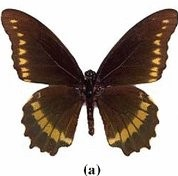
#> input picture images/img1.png, 178 x 176 px
$ python imgSimilarity.py
#> lines starting #> are read from the running program, lines starting #| are printed output that depends on the picture; long printed decimals are rounded
from skimage.metrics import structural_similarity
import cv2

def orb_sim(img1, img2):

    orb = cv2.ORB_create()

    kp_a, desc_a = orb.detectAndCompute(img1, None)
    kp_b, desc_b = orb.detectAndCompute(img2, None)

    bf = cv2.BFMatcher(cv2.NORM_HAMMING, crossCheck=True)

    matches = bf.match(desc_a, desc_b)

    similar_regions = [i for i in matches if i.distance < 55]
    if len(matches) == 0:
        return 0
    return len(similar_regions) / len(matches)

def structural_sim(img1, img2):
    sim, diff = structural_similarity(img1, img2, full=True)
    return sim

# img00 = cv2.imread('images/', 0)
# img01 = cv2.imread('images/', 0)

img1 = cv2.imread('images/img1.png', 0)
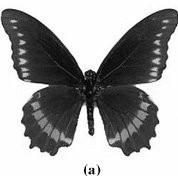
#> img1: shape (176, 178); min 0, max 255, mean 157
img2 = cv2.imread('images/img2.png', 0)
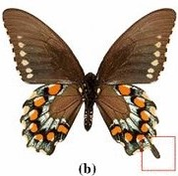
#> input picture images/img2.png, 178 x 176 px
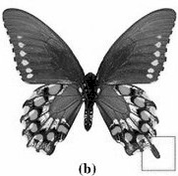
#> img2: shape (176, 178); min 0, max 255, mean 174.5
# img3 = cv2.imread('images/', 0)
# img4 = cv2.imread('images/', 0)

orb_similarity = orb_sim(img1, img2)
#> in orb_sim, `kp_a, desc_a = orb.detectAndCompute(img1, None)`: kp_a = 233 keypoints; strongest (x, y, size): (91, 134, 31), (96, 70, 31), (83, 73, 31), (95, 71, 37.2)
#> in orb_sim, `kp_b, desc_b = orb.detectAndCompute(img2, None)`: kp_b = 318 keypoints; strongest (x, y, size): (86, 128, 37.2), (85, 73, 31), (94, 73, 31), (85, 72, 37.2)
#> in orb_sim, `matches = bf.match(desc_a, desc_b)`: matches = 76 matches
#> in orb_sim, `similar_regions = [i for i in matches if i.distance < 55]`: similar_regions = 5 matches
#> orb_similarity = 0.0658

print("Similarity using ORB is: ", orb_similarity)
#| Similarity using ORB is:  0.06579
from skimage.transform import resize

# img5 = resize(img2, (img1.shape[0], img1.shape[1]), anti_aliasing=True, preserve_range=True)

ssim = structural_sim(img1, img2)
#> in structural_sim, `sim, diff = structural_similarity(img1, img2, full=True)`:
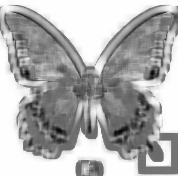
#> diff: shape (176, 178) float64; min -0.717, max 1, mean 0.458; drawn with min black and max white
#> in structural_sim, `sim, diff = structural_similarity(img1, img2, full=True)`: sim = 0.432
#> ssim = 0.432
print("Similarity using SSIM is: ", ssim)
#| Similarity using SSIM is:  0.4321
